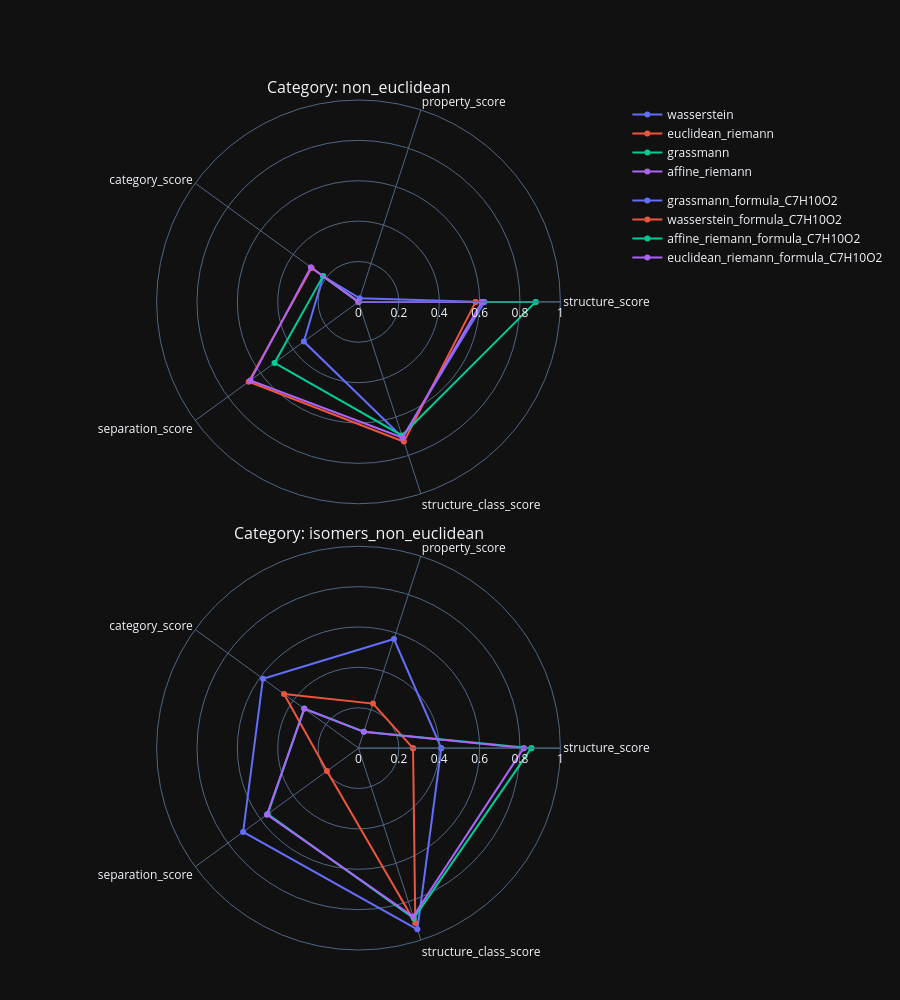

This figure's notebook cell:
### Code cell
plot_all_categories(report_data, categories = ['non_euclidean', 'isomers_non_euclidean'])

### Figure 1 — Plotly figure (JSON) as saved in the notebook; plotly's stock layout.template omitted (floating-point values rounded to 4 significant figures)
{"data": [{"legendgroup": "non_euclidean", "line": {"color": "#636EFA"}, "name": "wasserstein", "r": [0.624, 0.01886, 0.2162, 0.3347, 0.7059, 0.624], "subplot": "polar", "theta": ["structure_score", "property_score", "category_score", "separation_score", "structure_class_score", "structure_score"], "type": "scatterpolar"}, {"legendgroup": "non_euclidean", "line": {"color": "#EF553B"}, "name": "euclidean_riemann", "r": [0.5802, 0, 0.2865, 0.6725, 0.7278, 0.5802], "subplot": "polar", "theta": ["structure_score", "property_score", "category_score", "separation_score", "structure_class_score", "structure_score"], "type": "scatterpolar"}, {"legendgroup": "non_euclidean", "line": {"color": "#00CC96"}, "name": "grassmann", "r": [0.8778, 0, 0.2171, 0.5144, 0.6956, 0.8778], "subplot": "polar", "theta": ["structure_score", "property_score", "category_score", "separation_score", "structure_class_score", "structure_score"], "type": "scatterpolar"}, {"legendgroup": "non_euclidean", "line": {"color": "#AB63FA"}, "name": "affine_riemann", "r": [0.6112, 0, 0.2919, 0.6618, 0.708, 0.6112], "subplot": "polar", "theta": ["structure_score", "property_score", "category_score", "separation_score", "structure_class_score", "structure_score"], "type": "scatterpolar"}, {"legendgroup": "isomers_non_euclidean", "line": {"color": "#636EFA"}, "name": "grassmann_formula_C7H10O2", "r": [0.4101, 0.5682, 0.5849, 0.7063, 0.9436, 0.4101], "subplot": "polar2", "theta": ["structure_score", "property_score", "category_score", "separation_score", "structure_class_score", "structure_score"], "type": "scatterpolar"}, {"legendgroup": "isomers_non_euclidean", "line": {"color": "#EF553B"}, "name": "wasserstein_formula_C7H10O2", "r": [0.2701, 0.232, 0.4562, 0.1931, 0.9107, 0.2701], "subplot": "polar2", "theta": ["structure_score", "property_score", "category_score", "separation_score", "structure_class_score", "structure_score"], "type": "scatterpolar"}, {"legendgroup": "isomers_non_euclidean", "line": {"color": "#00CC96"}, "name": "affine_riemann_formula_C7H10O2", "r": [0.8562, 0.08575, 0.3329, 0.5559, 0.887, 0.8562], "subplot": "polar2", "theta": ["structure_score", "property_score", "category_score", "separation_score", "structure_class_score", "structure_score"], "type": "scatterpolar"}, {"legendgroup": "isomers_non_euclidean", "line": {"color": "#AB63FA"}, "name": "euclidean_riemann_formula_C7H10O2", "r": [0.8183, 0.08485, 0.3313, 0.5605, 0.8768, 0.8183], "subplot": "polar2", "theta": ["structure_score", "property_score", "category_score", "separation_score", "structure_class_score", "structure_score"], "type": "scatterpolar"}], "layout": {"annotations": [{"font": {"size": 16}, "showarrow": false, "text": "Category: non_euclidean", "x": 0.5, "xanchor": "center", "xref": "paper", "y": 1, "yanchor": "bottom", "yref": "paper"}, {"font": {"size": 16}, "showarrow": false, "text": "Category: isomers_non_euclidean", "x": 0.5, "xanchor": "center", "xref": "paper", "y": 0.475, "yanchor": "bottom", "yref": "paper"}], "height": 1000, "legend": {"groupclick": "toggleitem"}, "margin": {"b": 50, "l": 100, "r": 100, "t": 100}, "polar": {"domain": {"x": [0, 1], "y": [0.525, 1]}, "radialaxis": {"range": [0, 1], "visible": true}}, "polar2": {"domain": {"x": [0, 1], "y": [0, 0.475]}, "radialaxis": {"range": [0, 1], "visible": true}}, "showlegend": true}}
